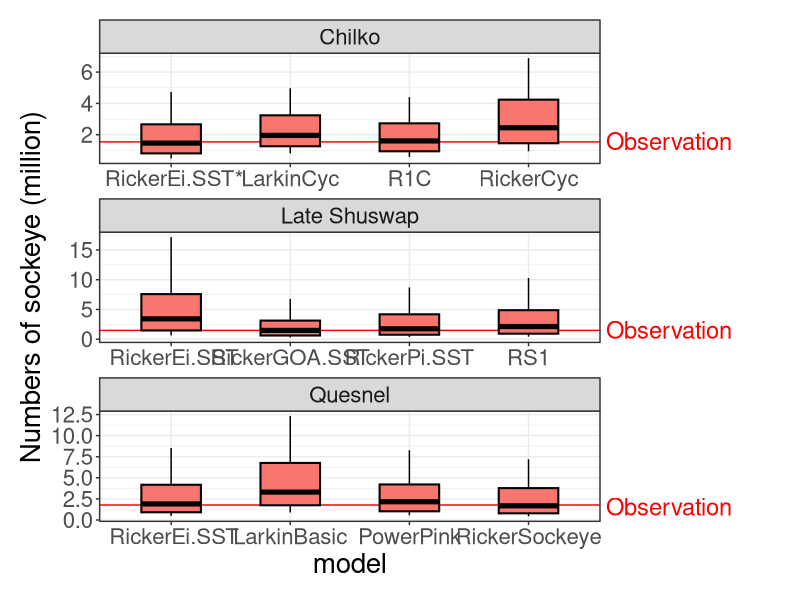
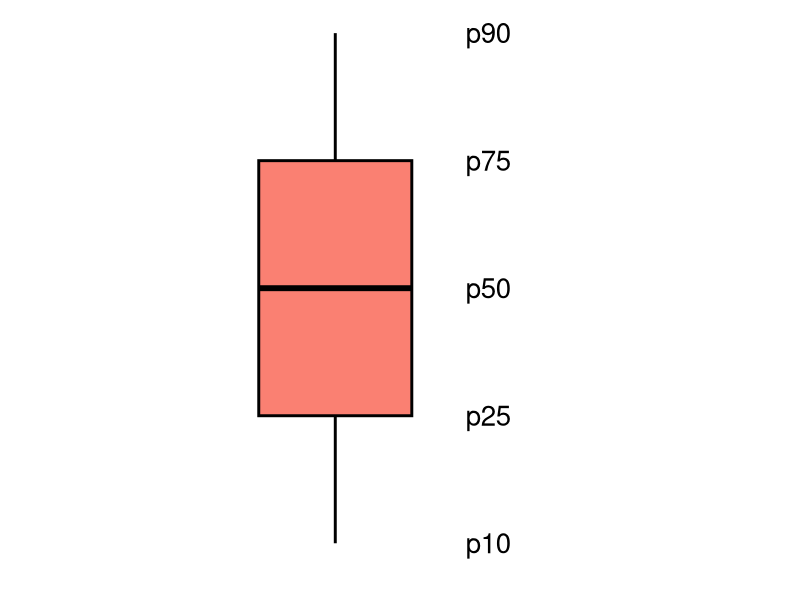
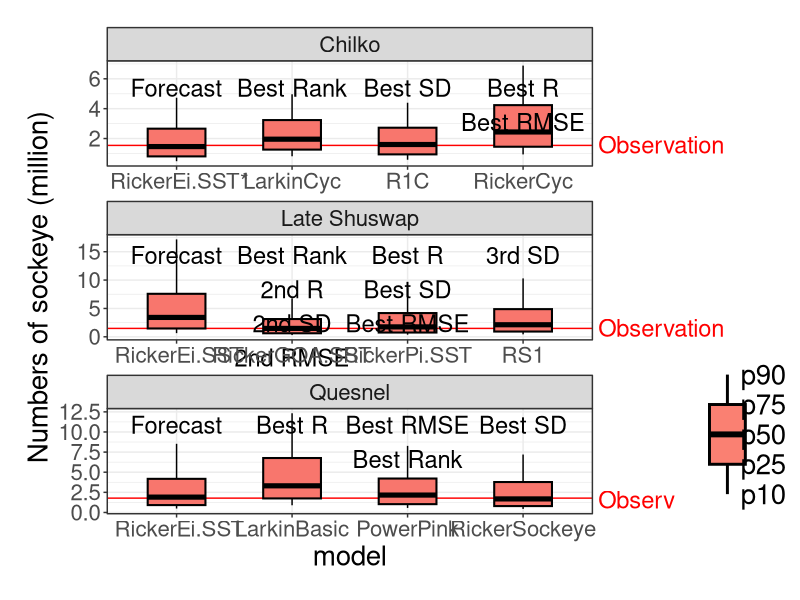

Source code (R) for these figures, in order: (Note: this script raises an error after producing the figures.)
## This program is used to make plot to compare obs with fc models
## questions about this code contract Yi Xu, yi.xu2@dfo-mpo.gc.ca
rm(list=ls())
#setwd("C:/DFO-MPO/Work/Sockeye_paper/code") #set up your own directory that include all the updated env files

library(tidyverse)
library(ggplot2)
library(patchwork)
#library(grid)
data <- read_csv("../data/selected_models_comparison_2022.csv")
data$model[10:12]<-c(" RickerEi.SST*"," RickerEi.SST"," RickerEi.SST")

p<-ggplot(data, aes(x= model, y = p50/1e6,width=0.5)) +
  geom_linerange(aes(ymin = p10/1e6, ymax = p90/1e6)) +
  geom_hline(aes(yintercept = obs/1e6),col = "red")+
  geom_crossbar(aes(ymin = p25/1e6,ymax = p75/1e6,fill= "white"),size = 0.7) +
  annotate(geom = "text",x = 4.65,y = 1.6,label="Observation",col = "red",hjust = 0,size = 6)+
  coord_cartesian(xlim = c(1,4),clip = 'off')+
  facet_wrap(~pop, ncol = 1, scales = "free") +
  ylab("Numbers of sockeye (million)")+
  theme_bw()+
  theme(text = element_text(size = 20),legend.position = "none",
        plot.margin = unit(c(1,10,1,1), "lines")) 
p

set.seed(100)
data_random <- data.frame(name = "text",y = sample(500))
legend_plot <- ggplot()+
  geom_boxplot(data = data_random, aes(x = name, y = y),
               fill="salmon",fatten = 2,lwd = 1, width = 1,col = "black") +
  geom_text(aes(x = rep(2,5),y = c(1,125.75,250.5,375.25,500),
                label = c("p10","p25","p50","p75","p90")),size = 7)+
  xlab("")+ylab("")+ 
  theme(axis.text = element_blank(),
        axis.ticks = element_blank(),
        panel.grid = element_blank(),
        panel.background = element_blank(),
        aspect.ratio = 5/3) +
  coord_cartesian(xlim = c(1,2),clip = 'off')
  
legend_plot

string_want <-c("Forecast","Best Rank","Best SD","Best R\nBest RMSE",            
                "Forecast","Best R","Best RMSE\nBest Rank" ,"Best SD",
                "Forecast","Best Rank\n2nd R\n2nd SD\n2nd RMSE", "Best R\nBest SD\nBest RMSE","3rd SD")  
dat_text <- data.frame(
  label = string_want,#data$justification[c(3,1,2,9,8,7,4,6,5)],
  pop   = rep(c("Chilko","Quesnel","Late Shuswap"),each = 4),
  x     = c(rep(1:4,3)),
  y     = c(rep(c(6,12,16),each = 4)))
p_text <- geom_text(data = dat_text,mapping = aes(x = x, y= y, label = label), vjust = 1,size = 6)
p + p_text +inset_element(legend_plot, left = 0.85, bottom = 0.1, right = 1, top = 0.4, align_to = 'full')
#ggsave("../plot/plot_obs_fc.png",w = 12, h = 11)
ggsave("../plot/plot6.pdf",w = 12, h = 11)
